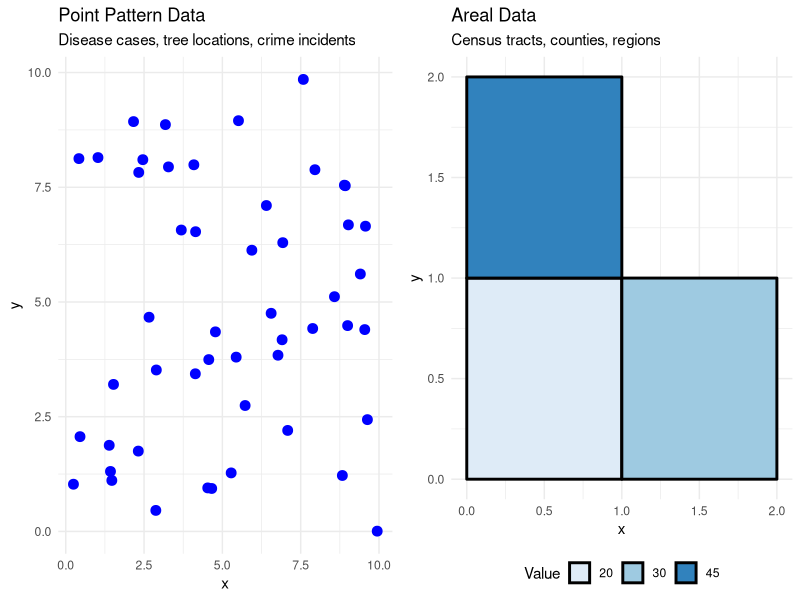
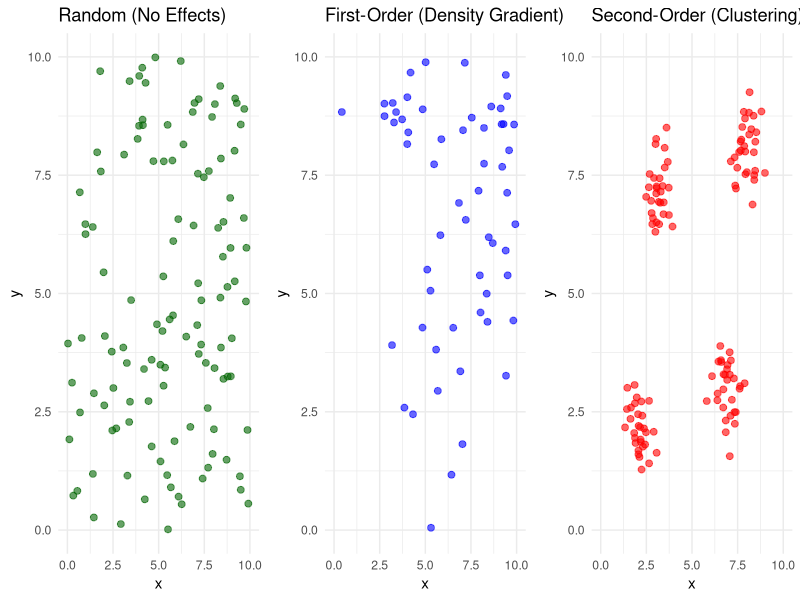
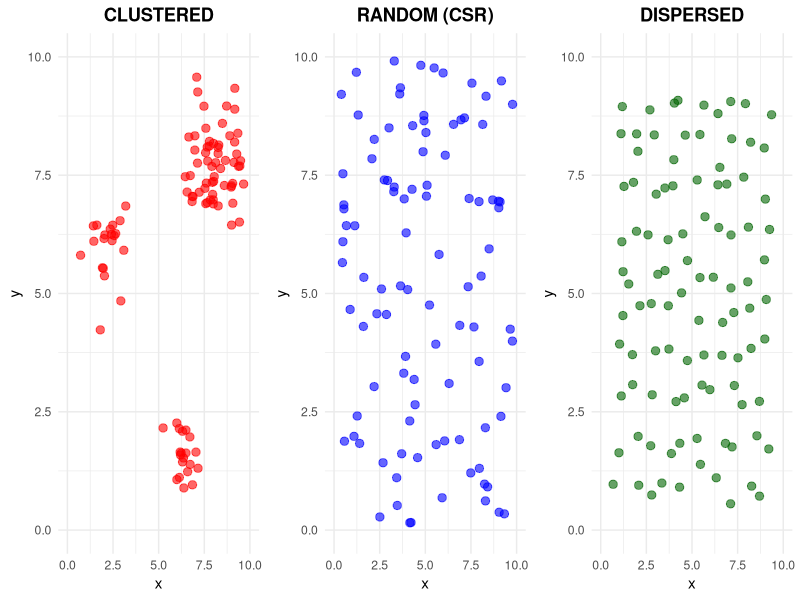
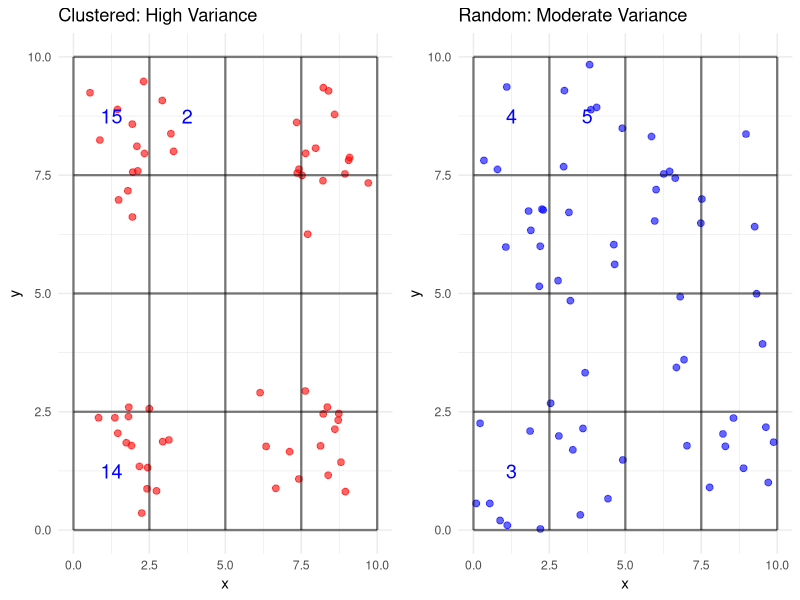
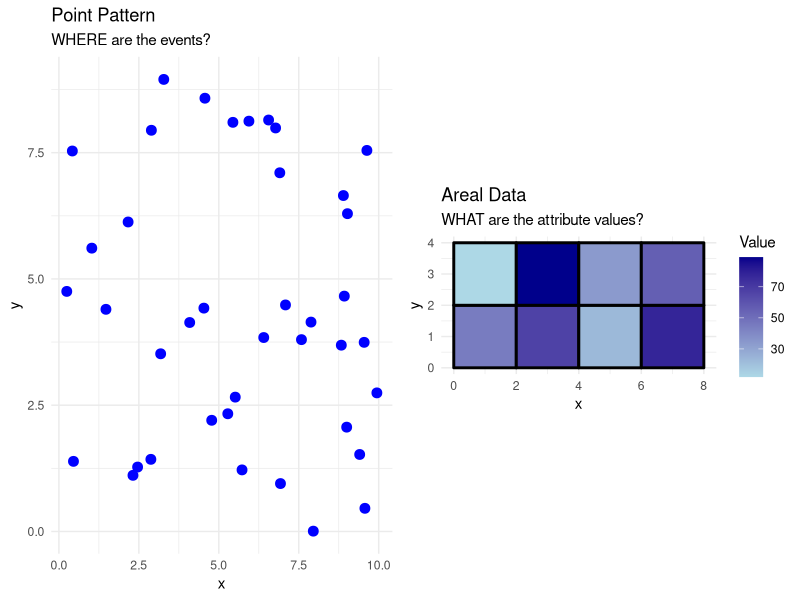
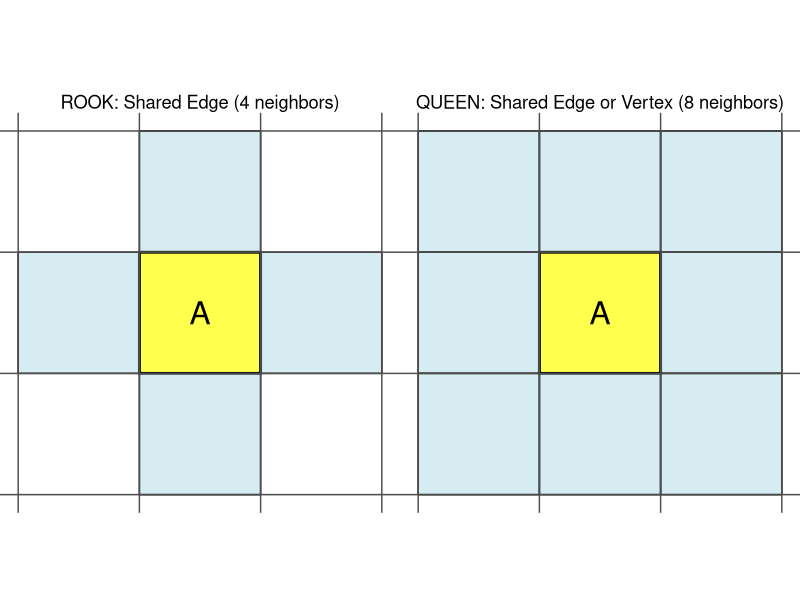
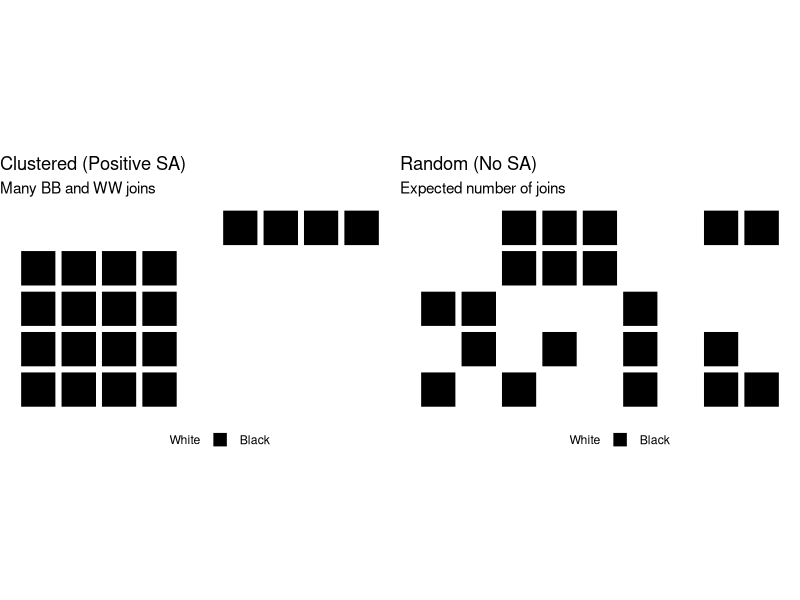
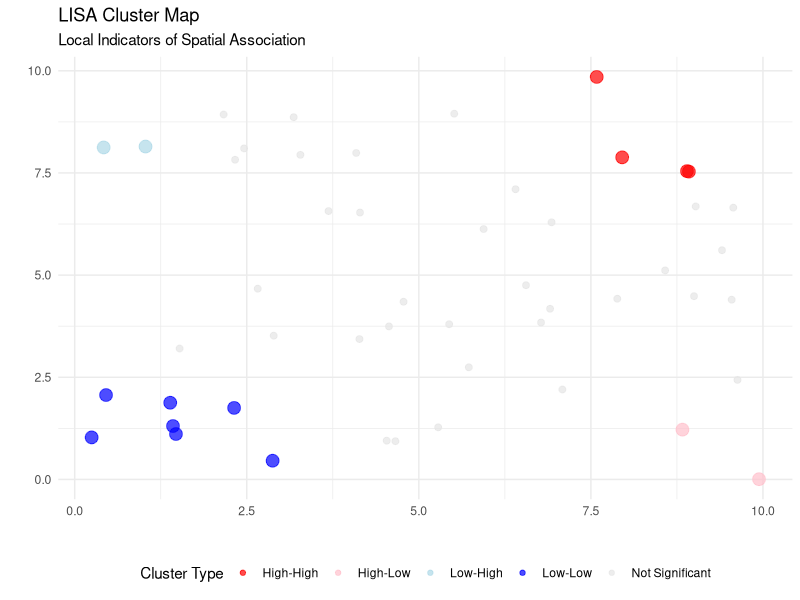

Here is the R script that generated these plots, in order:
## ---- chunk 1
#| echo: false
#| fig-width: 10
#| fig-height: 5
library(ggplot2)
library(gridExtra)

# Point pattern
set.seed(123)
p1 <- ggplot(data.frame(x = runif(50, 0, 10), y = runif(50, 0, 10)), 
             aes(x, y)) +
  geom_point(size = 3, color = "blue") +
  theme_minimal() +
  ggtitle("Point Pattern Data") +
  labs(subtitle = "Disease cases, tree locations, crime incidents")

# Areal data
p2 <- ggplot(data.frame(x = c(0,1,1,0,0, 1,2,2,1,1, 0,1,1,0,0),
                        y = c(0,0,1,1,0, 0,0,1,1,0, 1,1,2,2,1),
                        group = rep(1:3, each=5),
                        value = c(20, 45, 30)), 
             aes(x, y, fill = factor(value), group = group)) +
  geom_polygon(color = "black", linewidth = 1) +
  scale_fill_brewer(palette = "Blues") +
  theme_minimal() +
  theme(legend.position = "bottom") +
  ggtitle("Areal Data") +
  labs(subtitle = "Census tracts, counties, regions", fill = "Value")

grid.arrange(p1, p2, ncol = 2)
## ---- chunk 2
#| echo: false
#| fig-width: 12
#| fig-height: 4
set.seed(456)

# First order - gradient
x_grad <- runif(200, 0, 10)
y_grad <- runif(200, 0, 10)
# More points in upper right
prob_grad <- x_grad * y_grad
keep_grad <- runif(200) < (prob_grad / max(prob_grad))
df_first <- data.frame(x = x_grad[keep_grad], y = y_grad[keep_grad])

# Second order - clusters
n_clusters <- 4
centers <- data.frame(x = c(2, 8, 3, 7), y = c(2, 8, 7, 3))
points_per_cluster <- 30
df_second <- data.frame()
for(i in 1:n_clusters) {
  cluster_points <- data.frame(
    x = rnorm(points_per_cluster, centers$x[i], 0.5),
    y = rnorm(points_per_cluster, centers$y[i], 0.5)
  )
  df_second <- rbind(df_second, cluster_points)
}

# Random for comparison
df_random <- data.frame(x = runif(120, 0, 10), y = runif(120, 0, 10))

p1 <- ggplot(df_random, aes(x, y)) +
  geom_point(size = 2, alpha = 0.6, color = "darkgreen") +
  theme_minimal() +
  ggtitle("Random (No Effects)") +
  xlim(0, 10) + ylim(0, 10)

p2 <- ggplot(df_first, aes(x, y)) +
  geom_point(size = 2, alpha = 0.6, color = "blue") +
  theme_minimal() +
  ggtitle("First-Order (Density Gradient)") +
  xlim(0, 10) + ylim(0, 10)

p3 <- ggplot(df_second, aes(x, y)) +
  geom_point(size = 2, alpha = 0.6, color = "red") +
  theme_minimal() +
  ggtitle("Second-Order (Clustering)") +
  xlim(0, 10) + ylim(0, 10)

grid.arrange(p1, p2, p3, ncol = 3)
## ---- chunk 3
#| echo: false
#| fig-width: 12
#| fig-height: 3.5
set.seed(789)

# Clustered
df_clust <- data.frame()
for(i in 1:5) {
  center <- c(runif(1, 1, 9), runif(1, 1, 9))
  pts <- data.frame(
    x = rnorm(20, center[1], 0.6),
    y = rnorm(20, center[2], 0.6)
  )
  df_clust <- rbind(df_clust, pts)
}

# Random
df_rand <- data.frame(x = runif(100, 0, 10), y = runif(100, 0, 10))

# Dispersed (use regular grid with small jitter)
grid_pts <- expand.grid(x = seq(1, 9, length.out = 10), 
                        y = seq(1, 9, length.out = 10))
df_disp <- data.frame(
  x = grid_pts$x + rnorm(100, 0, 0.2),
  y = grid_pts$y + rnorm(100, 0, 0.2)
)

p1 <- ggplot(df_clust, aes(x, y)) +
  geom_point(size = 2.5, color = "red", alpha = 0.6) +
  theme_minimal() + ggtitle("CLUSTERED") +
  theme(plot.title = element_text(face = "bold", hjust = 0.5)) +
  xlim(0, 10) + ylim(0, 10)

p2 <- ggplot(df_rand, aes(x, y)) +
  geom_point(size = 2.5, color = "blue", alpha = 0.6) +
  theme_minimal() + ggtitle("RANDOM (CSR)") +
  theme(plot.title = element_text(face = "bold", hjust = 0.5)) +
  xlim(0, 10) + ylim(0, 10)

p3 <- ggplot(df_disp, aes(x, y)) +
  geom_point(size = 2.5, color = "darkgreen", alpha = 0.6) +
  theme_minimal() + ggtitle("DISPERSED") +
  theme(plot.title = element_text(face = "bold", hjust = 0.5)) +
  xlim(0, 10) + ylim(0, 10)

grid.arrange(p1, p2, p3, ncol = 3)
## ---- chunk 4
#| echo: false
#| fig-width: 12
#| fig-height: 5
set.seed(101)

# Create three patterns
# Clustered
centers_c <- data.frame(x = c(2, 8, 2, 8), y = c(2, 2, 8, 8))
df_c <- data.frame()
for(i in 1:4) {
  pts <- data.frame(
    x = rnorm(15, centers_c$x[i], 0.8),
    y = rnorm(15, centers_c$y[i], 0.8)
  )
  df_c <- rbind(df_c, pts)
}

# Random
df_r <- data.frame(x = runif(60, 0, 10), y = runif(60, 0, 10))

# Dispersed
grid_base <- expand.grid(x = seq(0.5, 9.5, length.out = 8),
                         y = seq(0.5, 9.5, length.out = 8))
df_d <- data.frame(
  x = grid_base$x + rnorm(64, 0, 0.15),
  y = grid_base$y + rnorm(64, 0, 0.15)
)

# Quadrat grid overlay
quadrat_lines <- data.frame(
  x = rep(seq(0, 10, 2.5), each = 2),
  y = rep(c(0, 10), 5),
  group = rep(1:5, each = 2)
)
quadrat_lines_v <- data.frame(
  x = rep(c(0, 10), 5),
  y = rep(seq(0, 10, 2.5), each = 2),
  group = rep(6:10, each = 2)
)

p1 <- ggplot(df_c, aes(x, y)) +
  geom_point(size = 2, color = "red", alpha = 0.6) +
  geom_line(data = quadrat_lines, aes(x, y, group = group), 
            linewidth = 0.8, alpha = 0.5) +
  geom_line(data = quadrat_lines_v, aes(x, y, group = group), 
            linewidth = 0.8, alpha = 0.5) +
  annotate("text", x = 1.25, y = 8.75, label = "15", size = 5, color = "blue") +
  annotate("text", x = 3.75, y = 8.75, label = "2", size = 5, color = "blue") +
  annotate("text", x = 1.25, y = 1.25, label = "14", size = 5, color = "blue") +
  theme_minimal() + ggtitle("Clustered: High Variance") +
  xlim(0, 10) + ylim(0, 10)

p2 <- ggplot(df_r, aes(x, y)) +
  geom_point(size = 2, color = "blue", alpha = 0.6) +
  geom_line(data = quadrat_lines, aes(x, y, group = group), 
            linewidth = 0.8, alpha = 0.5) +
  geom_line(data = quadrat_lines_v, aes(x, y, group = group), 
            linewidth = 0.8, alpha = 0.5) +
  annotate("text", x = 1.25, y = 8.75, label = "4", size = 5, color = "blue") +
  annotate("text", x = 3.75, y = 8.75, label = "5", size = 5, color = "blue") +
  annotate("text", x = 1.25, y = 1.25, label = "3", size = 5, color = "blue") +
  theme_minimal() + ggtitle("Random: Moderate Variance") +
  xlim(0, 10) + ylim(0, 10)

grid.arrange(p1, p2, ncol = 2)
## ---- chunk 5
#| echo: false
#| fig-width: 12
#| fig-height: 4

# Simulating wildfire example data from reading
library(knitr)

wildfire_data <- data.frame(
  Decade = c("1980-1989", "1990-1999", "2000-2009"),
  VMR = c(0.504, 20.381, 30.818),
  ChiSquare = c(60.0, 2425, 3667),
  Interpretation = c("Random", "Highly Clustered", "Highly Clustered")
)

kable(wildfire_data, caption = "Wildfire Distribution in New Mexico by Decade")
## ---- chunk 6
#| echo: false
#| fig-width: 12
#| fig-height: 4

library(ggplot2)
library(gridExtra)

# Point pattern
set.seed(123)
pts <- data.frame(x = runif(40, 0, 10), y = runif(40, 0, 10))

p1 <- ggplot(pts, aes(x, y)) +
  geom_point(size = 3, color = "blue") +
  theme_minimal() +
  ggtitle("Point Pattern") +
  labs(subtitle = "WHERE are the events?")

# Areal data - create simple polygons
poly_data <- data.frame(
  x = c(0,2,2,0,0, 2,4,4,2,2, 4,6,6,4,4, 6,8,8,6,6,
        0,2,2,0,0, 2,4,4,2,2, 4,6,6,4,4, 6,8,8,6,6),
  y = c(0,0,2,2,0, 0,0,2,2,0, 0,0,2,2,0, 0,0,2,2,0,
        2,2,4,4,2, 2,2,4,4,2, 2,2,4,4,2, 2,2,4,4,2),
  group = rep(1:8, each = 5),
  value = rep(c(45, 67, 23, 78, 12, 89, 34, 56), each = 5)
)

p2 <- ggplot(poly_data, aes(x, y, fill = value, group = group)) +
  geom_polygon(color = "black", linewidth = 1) +
  scale_fill_gradient(low = "lightblue", high = "darkblue") +
  theme_minimal() +
  ggtitle("Areal Data") +
  labs(subtitle = "WHAT are the attribute values?", fill = "Value") +
  coord_fixed()

grid.arrange(p1, p2, ncol = 2)
## ---- chunk 7
#| echo: false
#| fig-width: 10
#| fig-height: 4

# Create simple grid to show rook vs queen
grid <- expand.grid(x = 0:2, y = 0:2)
grid$id <- 1:9

# Central cell is #5
center_cell <- data.frame(x = c(1, 2, 2, 1, 1), y = c(1, 1, 2, 2, 1))

# Rook neighbors (4 neighbors)
rook_neighbors <- data.frame(
  x = c(0,1,1,0,0, 2,3,3,2,2, 1,2,2,1,1, 1,2,2,1,1),
  y = c(1,1,2,2,1, 1,1,2,2,1, 0,0,1,1,0, 2,2,3,3,2),
  group = rep(1:4, each = 5)
)

p1 <- ggplot() +
  geom_rect(xmin = 0, xmax = 3, ymin = 0, ymax = 3, 
            fill = NA, color = "gray50") +
  geom_polygon(data = center_cell, aes(x, y), 
               fill = "yellow", alpha = 0.7, color = "black", linewidth = 1) +
  geom_polygon(data = rook_neighbors, aes(x, y, group = group), 
               fill = "lightblue", alpha = 0.5, color = "black", linewidth = 0.5) +
  geom_vline(xintercept = 0:3, color = "gray30") +
  geom_hline(yintercept = 0:3, color = "gray30") +
  annotate("text", x = 1.5, y = 1.5, label = "A", size = 8) +
  ggtitle("ROOK: Shared Edge (4 neighbors)") +
  theme_void() +
  theme(plot.title = element_text(hjust = 0.5)) +
  coord_fixed()

# Queen neighbors (8 neighbors)
queen_neighbors <- data.frame(
  x = c(0,1,1,0,0, 2,3,3,2,2, 1,2,2,1,1, 1,2,2,1,1,
        0,1,1,0,0, 2,3,3,2,2, 0,1,1,0,0, 2,3,3,2,2),
  y = c(1,1,2,2,1, 1,1,2,2,1, 0,0,1,1,0, 2,2,3,3,2,
        0,0,1,1,0, 0,0,1,1,0, 2,2,3,3,2, 2,2,3,3,2),
  group = rep(1:8, each = 5)
)

p2 <- ggplot() +
  geom_rect(xmin = 0, xmax = 3, ymin = 0, ymax = 3, 
            fill = NA, color = "gray50") +
  geom_polygon(data = center_cell, aes(x, y), 
               fill = "yellow", alpha = 0.7, color = "black", linewidth = 1) +
  geom_polygon(data = queen_neighbors, aes(x, y, group = group), 
               fill = "lightblue", alpha = 0.5, color = "black", linewidth = 0.5) +
  geom_vline(xintercept = 0:3, color = "gray30") +
  geom_hline(yintercept = 0:3, color = "gray30") +
  annotate("text", x = 1.5, y = 1.5, label = "A", size = 8) +
  ggtitle("QUEEN: Shared Edge or Vertex (8 neighbors)") +
  theme_void() +
  theme(plot.title = element_text(hjust = 0.5)) +
  coord_fixed()

grid.arrange(p1, p2, ncol = 2)
## ---- chunk 8
#| echo: false

library(knitr)

# Create example for 4 areas
W_example <- data.frame(
  Area = c("A", "B", "C", "D"),
  A = c(0, 1, 1, 0),
  B = c(1, 0, 0, 1),
  C = c(1, 0, 0, 1),
  D = c(0, 1, 1, 0)
)

kable(W_example, caption = "Binary Spatial Weights Matrix (Queen Contiguity)")
## ---- chunk 9
#| echo: false
#| fig-width: 12
#| fig-height: 4

# Create three patterns: clustered, random, dispersed
# Clustered
clust_vals <- c(1,1,1,1,0,0,0,0,0,
                1,1,1,1,0,0,0,0,0,
                1,1,1,1,0,0,0,0,0,
                1,1,1,1,0,0,0,0,0,
                0,0,0,0,0,1,1,1,1)

clust_df <- data.frame(
  x = rep(0:8, times = 5) + 0.5,
  y = rep(0:4, each = 9) + 0.5,
  value = clust_vals
)

# Random
set.seed(999)
rand_df <- data.frame(
  x = rep(0:8, times = 5) + 0.5,
  y = rep(0:4, each = 9) + 0.5,
  value = sample(0:1, 45, replace = TRUE, prob = c(0.5, 0.5))
)

p1 <- ggplot(clust_df, aes(x, y, fill = factor(value))) +
  geom_tile(color = "white", linewidth = 2) +
  scale_fill_manual(values = c("0" = "white", "1" = "black"),
                    labels = c("White", "Black")) +
  theme_void() +
  theme(legend.position = "bottom") +
  ggtitle("Clustered (Positive SA)") +
  labs(subtitle = "Many BB and WW joins", fill = "") +
  coord_fixed()

p2 <- ggplot(rand_df, aes(x, y, fill = factor(value))) +
  geom_tile(color = "white", linewidth = 2) +
  scale_fill_manual(values = c("0" = "white", "1" = "black"),
                    labels = c("White", "Black")) +
  theme_void() +
  theme(legend.position = "bottom") +
  ggtitle("Random (No SA)") +
  labs(subtitle = "Expected number of joins", fill = "") +
  coord_fixed()

grid.arrange(p1, p2, ncol = 2)
## ---- chunk 10
#| echo: false
#| fig-width: 10
#| fig-height: 5

# Create example LISA map
set.seed(123)
n_areas <- 50
lisa_data <- data.frame(
  x = runif(n_areas, 0, 10),
  y = runif(n_areas, 0, 10)
)

# Assign cluster types with spatial structure
lisa_data$cluster_type <- "Not Significant"
# High-High cluster (upper right)
lisa_data$cluster_type[lisa_data$x > 7 & lisa_data$y > 7] <- "High-High"
# Low-Low cluster (lower left)
lisa_data$cluster_type[lisa_data$x < 3 & lisa_data$y < 3] <- "Low-Low"
# Add some outliers
lisa_data$cluster_type[lisa_data$x > 8 & lisa_data$y < 2] <- "High-Low"
lisa_data$cluster_type[lisa_data$x < 2 & lisa_data$y > 8] <- "Low-High"

lisa_colors <- c("High-High" = "red",
                 "Low-Low" = "blue",
                 "High-Low" = "pink",
                 "Low-High" = "lightblue",
                 "Not Significant" = "gray90")

ggplot(lisa_data, aes(x, y, color = cluster_type, size = cluster_type != "Not Significant")) +
  geom_point(alpha = 0.7) +
  scale_color_manual(values = lisa_colors) +
  scale_size_manual(values = c("TRUE" = 4, "FALSE" = 2), guide = "none") +
  theme_minimal() +
  labs(title = "LISA Cluster Map",
       subtitle = "Local Indicators of Spatial Association",
       color = "Cluster Type",
       x = "", y = "") +
  theme(legend.position = "bottom")
## ---- chunk 11
#| echo: false
#| fig-width: 8
#| fig-height: 6

# Create example Moran scatterplot
set.seed(456)
n <- 100
x <- rnorm(n)
# Create spatially lagged y with positive autocorrelation
y <- 0.7 * x + rnorm(n, 0, 0.5)

moran_df <- data.frame(
  value = x,
  lagged_value = y
)

# Assign quadrants
moran_df$quadrant <- "HH"
moran_df$quadrant[moran_df$value < 0 & moran_df$lagged_value > 0] <- "LH"
moran_df$quadrant[moran_df$value < 0 & moran_df$lagged_value < 0] <- "LL"
moran_df$quadrant[moran_df$value > 0 & moran_df$lagged_value < 0] <- "HL"

ggplot(moran_df, aes(value, lagged_value, color = quadrant)) +
  geom_point(size = 2, alpha = 0.6) +
  geom_smooth(method = "lm", se = FALSE, color = "black", linewidth = 1) +
  geom_hline(yintercept = 0, linetype = "dashed") +
  geom_vline(xintercept = 0, linetype = "dashed") +
  scale_color_manual(values = c("HH" = "red", "LL" = "blue", 
                                 "HL" = "pink", "LH" = "lightblue")) +
  theme_minimal() +
  labs(title = "Moran Scatterplot",
       subtitle = "Slope = Moran's I",
       x = "Value (Standardized)",
       y = "Spatially Lagged Value",
       color = "Quadrant") +
  annotate("text", x = 2, y = 2, label = "High-High", size = 5) +
  annotate("text", x = -2, y = -2, label = "Low-Low", size = 5) +
  annotate("text", x = 2, y = -2, label = "High-Low", size = 5) +
  annotate("text", x = -2, y = 2, label = "Low-High", size = 5)
